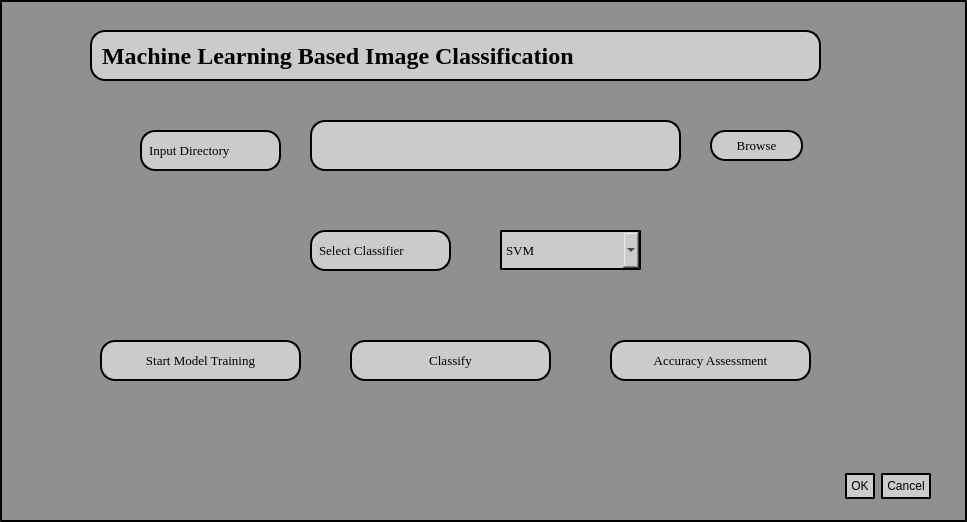
<?xml version="1.0" encoding="UTF-8"?>
<ui version="4.0">
 <class>Dialog</class>
 <widget class="QDialog" name="Dialog">
  <property name="geometry">
   <rect>
    <x>0</x>
    <y>0</y>
    <width>967</width>
    <height>522</height>
   </rect>
  </property>
  <property name="windowTitle">
   <string>Image Classification</string>
  </property>
  <property name="windowIcon">
   <iconset resource="resources.qrc">
    <normaloff>:/pwclogo/pwclogo.jpg</normaloff>:/pwclogo/pwclogo.jpg</iconset>
  </property>
  <property name="styleSheet">
   <string notr="true">background-color: rgb(144, 144, 144);
border-style: outset;
border-width: 2px;

border-color: black;
padding: 4px;</string>
  </property>
  <widget class="QDialogButtonBox" name="buttonBox">
   <property name="geometry">
    <rect>
     <x>590</x>
     <y>470</y>
     <width>341</width>
     <height>32</height>
    </rect>
   </property>
   <property name="styleSheet">
    <string notr="true">background-color: rgb(203, 203, 203);
font: 75 10pt &quot;Georgia&quot;;
border-radius: 15px;</string>
   </property>
   <property name="orientation">
    <enum>Qt::Horizontal</enum>
   </property>
   <property name="standardButtons">
    <set>QDialogButtonBox::Cancel|QDialogButtonBox::Ok</set>
   </property>
  </widget>
  <widget class="QLabel" name="label_2">
   <property name="geometry">
    <rect>
     <x>90</x>
     <y>30</y>
     <width>731</width>
     <height>51</height>
    </rect>
   </property>
   <property name="font">
    <font>
     <family>Georgia</family>
     <pointsize>18</pointsize>
     <weight>75</weight>
     <bold>true</bold>
    </font>
   </property>
   <property name="styleSheet">
    <string notr="true">background-color: rgb(203, 203, 203);
border-radius: 15px;</string>
   </property>
   <property name="text">
    <string>Machine Learning Based Image Classification</string>
   </property>
  </widget>
  <widget class="QLabel" name="label">
   <property name="geometry">
    <rect>
     <x>140</x>
     <y>130</y>
     <width>141</width>
     <height>41</height>
    </rect>
   </property>
   <property name="font">
    <font>
     <family>Georgia</family>
     <pointsize>10</pointsize>
     <weight>50</weight>
     <italic>false</italic>
     <bold>false</bold>
    </font>
   </property>
   <property name="styleSheet">
    <string notr="true">border-radius: 15px;
background-color: rgb(203, 203, 203);</string>
   </property>
   <property name="text">
    <string>Input Directory</string>
   </property>
  </widget>
  <widget class="QPlainTextEdit" name="plainTextEdit">
   <property name="geometry">
    <rect>
     <x>310</x>
     <y>120</y>
     <width>371</width>
     <height>51</height>
    </rect>
   </property>
   <property name="styleSheet">
    <string notr="true">background-color: rgb(203, 203, 203);
border-radius: 15px;</string>
   </property>
  </widget>
  <widget class="QPushButton" name="pushButton">
   <property name="geometry">
    <rect>
     <x>710</x>
     <y>130</y>
     <width>93</width>
     <height>31</height>
    </rect>
   </property>
   <property name="font">
    <font>
     <family>Georgia</family>
     <pointsize>10</pointsize>
     <weight>50</weight>
     <italic>false</italic>
     <bold>false</bold>
    </font>
   </property>
   <property name="styleSheet">
    <string notr="true">background-color: rgb(203, 203, 203);
border-radius: 15px;</string>
   </property>
   <property name="text">
    <string>Browse</string>
   </property>
  </widget>
  <widget class="QPushButton" name="pushButton_2">
   <property name="geometry">
    <rect>
     <x>100</x>
     <y>340</y>
     <width>201</width>
     <height>41</height>
    </rect>
   </property>
   <property name="font">
    <font>
     <family>Georgia</family>
     <pointsize>10</pointsize>
     <weight>50</weight>
     <italic>false</italic>
     <bold>false</bold>
    </font>
   </property>
   <property name="styleSheet">
    <string notr="true">background-color: rgb(203, 203, 203);
border-radius: 15px;</string>
   </property>
   <property name="text">
    <string>Start Model Training</string>
   </property>
  </widget>
  <widget class="QComboBox" name="comboBox">
   <property name="geometry">
    <rect>
     <x>500</x>
     <y>230</y>
     <width>141</width>
     <height>40</height>
    </rect>
   </property>
   <property name="font">
    <font>
     <family>Georgia</family>
     <pointsize>10</pointsize>
    </font>
   </property>
   <property name="styleSheet">
    <string notr="true">
background-color: rgb(203, 203, 203);</string>
   </property>
   <item>
    <property name="text">
     <string>SVM</string>
    </property>
   </item>
   <item>
    <property name="text">
     <string>Random Forest</string>
    </property>
   </item>
   <item>
    <property name="text">
     <string>ANN</string>
    </property>
   </item>
   <item>
    <property name="text">
     <string>XGBoost</string>
    </property>
   </item>
  </widget>
  <widget class="QLabel" name="label_3">
   <property name="geometry">
    <rect>
     <x>310</x>
     <y>230</y>
     <width>141</width>
     <height>41</height>
    </rect>
   </property>
   <property name="font">
    <font>
     <family>Georgia</family>
     <pointsize>10</pointsize>
     <weight>50</weight>
     <italic>false</italic>
     <bold>false</bold>
    </font>
   </property>
   <property name="styleSheet">
    <string notr="true">border-radius: 15px;
background-color: rgb(203, 203, 203);</string>
   </property>
   <property name="text">
    <string>Select Classifier</string>
   </property>
  </widget>
  <widget class="QPushButton" name="pushButton_3">
   <property name="geometry">
    <rect>
     <x>350</x>
     <y>340</y>
     <width>201</width>
     <height>41</height>
    </rect>
   </property>
   <property name="font">
    <font>
     <family>Georgia</family>
     <pointsize>10</pointsize>
     <weight>50</weight>
     <italic>false</italic>
     <bold>false</bold>
    </font>
   </property>
   <property name="styleSheet">
    <string notr="true">background-color: rgb(203, 203, 203);
border-radius: 15px;</string>
   </property>
   <property name="text">
    <string>Classify</string>
   </property>
  </widget>
  <widget class="QPushButton" name="pushButton_4">
   <property name="geometry">
    <rect>
     <x>610</x>
     <y>340</y>
     <width>201</width>
     <height>41</height>
    </rect>
   </property>
   <property name="font">
    <font>
     <family>Georgia</family>
     <pointsize>10</pointsize>
     <weight>50</weight>
     <italic>false</italic>
     <bold>false</bold>
    </font>
   </property>
   <property name="styleSheet">
    <string notr="true">background-color: rgb(203, 203, 203);
border-radius: 15px;</string>
   </property>
   <property name="text">
    <string>Accuracy Assessment</string>
   </property>
  </widget>
 </widget>
 <resources>
  <include location="resources.qrc"/>
 </resources>
 <connections>
  <connection>
   <sender>buttonBox</sender>
   <signal>accepted()</signal>
   <receiver>Dialog</receiver>
   <slot>accept()</slot>
   <hints>
    <hint type="sourcelabel">
     <x>248</x>
     <y>254</y>
    </hint>
    <hint type="destinationlabel">
     <x>157</x>
     <y>274</y>
    </hint>
   </hints>
  </connection>
  <connection>
   <sender>buttonBox</sender>
   <signal>rejected()</signal>
   <receiver>Dialog</receiver>
   <slot>reject()</slot>
   <hints>
    <hint type="sourcelabel">
     <x>316</x>
     <y>260</y>
    </hint>
    <hint type="destinationlabel">
     <x>286</x>
     <y>274</y>
    </hint>
   </hints>
  </connection>
 </connections>
</ui>
